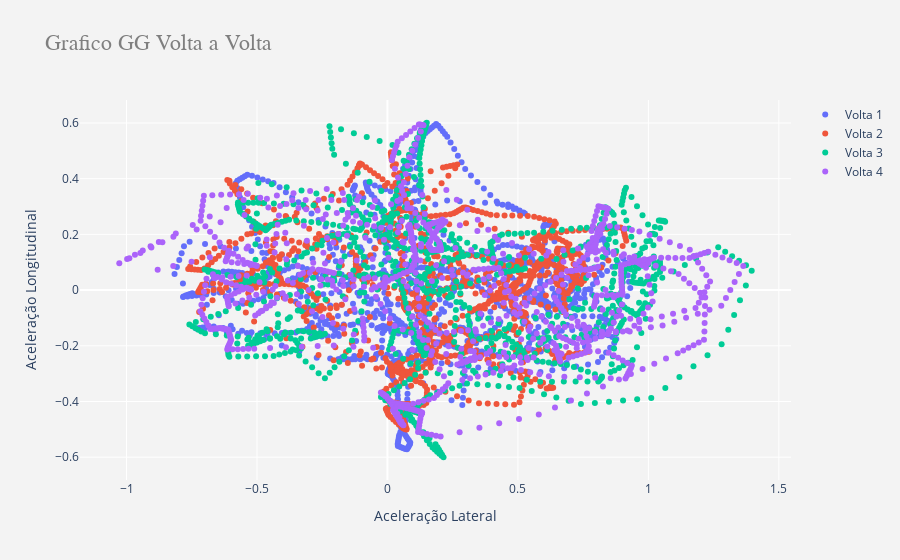

Source (notebook cell):
### Code cell
# Gerando gráficos para casas que tem 1 quarto
trace1 = go.Scatter(x = PedraoLap10['GPS_LatAcc'], y = PedraoLap10['GPS_LonAcc'], name = 'Volta 1', mode = 'markers')
# Gráfico de caixa para casas com 2 quartos
trace2 = go.Scatter(x = PedraoLap20['GPS_LatAcc'], y = PedraoLap20['GPS_LonAcc'], name = 'Volta 2', mode = 'markers')
# Gráfico de caixa para casas com 3 quartos
trace3 = go.Scatter(x = PedraoLap3['GPS_LatAcc'], y = PedraoLap3['GPS_LonAcc'], name = 'Volta 3', mode = 'markers')
# Gráfico para casas de quatro quartos
trace4 = go.Scatter(x = PedraoLap4['GPS_LatAcc'], y = PedraoLap4['GPS_LonAcc'], name = 'Volta 4', mode = 'markers')

data = [trace1, trace2, trace3, trace4]
layout = go.Layout(title = 'Grafico GG Volta a Volta',
                   titlefont = {'family': 'Arial',
                                'size': 22,
                                'color': '#7f7f7f'},
                   xaxis = {'title': 'Aceleração Lateral'},
                   yaxis = {'title': 'Aceleração Longitudinal'},
                   paper_bgcolor = 'rgb(243, 243, 243)',
                   plot_bgcolor = 'rgb(243, 243, 243)')
fig = go.Figure(data=data, layout=layout)
py.iplot(fig)

### Figure 1 — Plotly figure (JSON) as saved in the notebook; plotly's stock layout.template omitted (floating-point values rounded to 4 significant figures; data arrays with more than 128 entries replaced by an {"elided": "..."} marker saying what was removed)
{"data": [{"mode": "markers", "name": "Volta 1", "type": "scatter", "x": {"elided": "1142 float values"}, "y": {"elided": "1142 float values"}}, {"mode": "markers", "name": "Volta 2", "type": "scatter", "x": {"elided": "1092 float values"}, "y": {"elided": "1092 float values"}}, {"mode": "markers", "name": "Volta 3", "type": "scatter", "x": {"elided": "987 float values"}, "y": {"elided": "987 float values"}}, {"mode": "markers", "name": "Volta 4", "type": "scatter", "x": {"elided": "954 float values"}, "y": {"elided": "954 float values"}}], "layout": {"paper_bgcolor": "rgb(243, 243, 243)", "plot_bgcolor": "rgb(243, 243, 243)", "title": {"font": {"color": "#7f7f7f", "family": "Arial", "size": 22}, "text": "Grafico GG Volta a Volta"}, "xaxis": {"title": {"text": "Aceleração Lateral"}}, "yaxis": {"title": {"text": "Aceleração Longitudinal"}}}}
